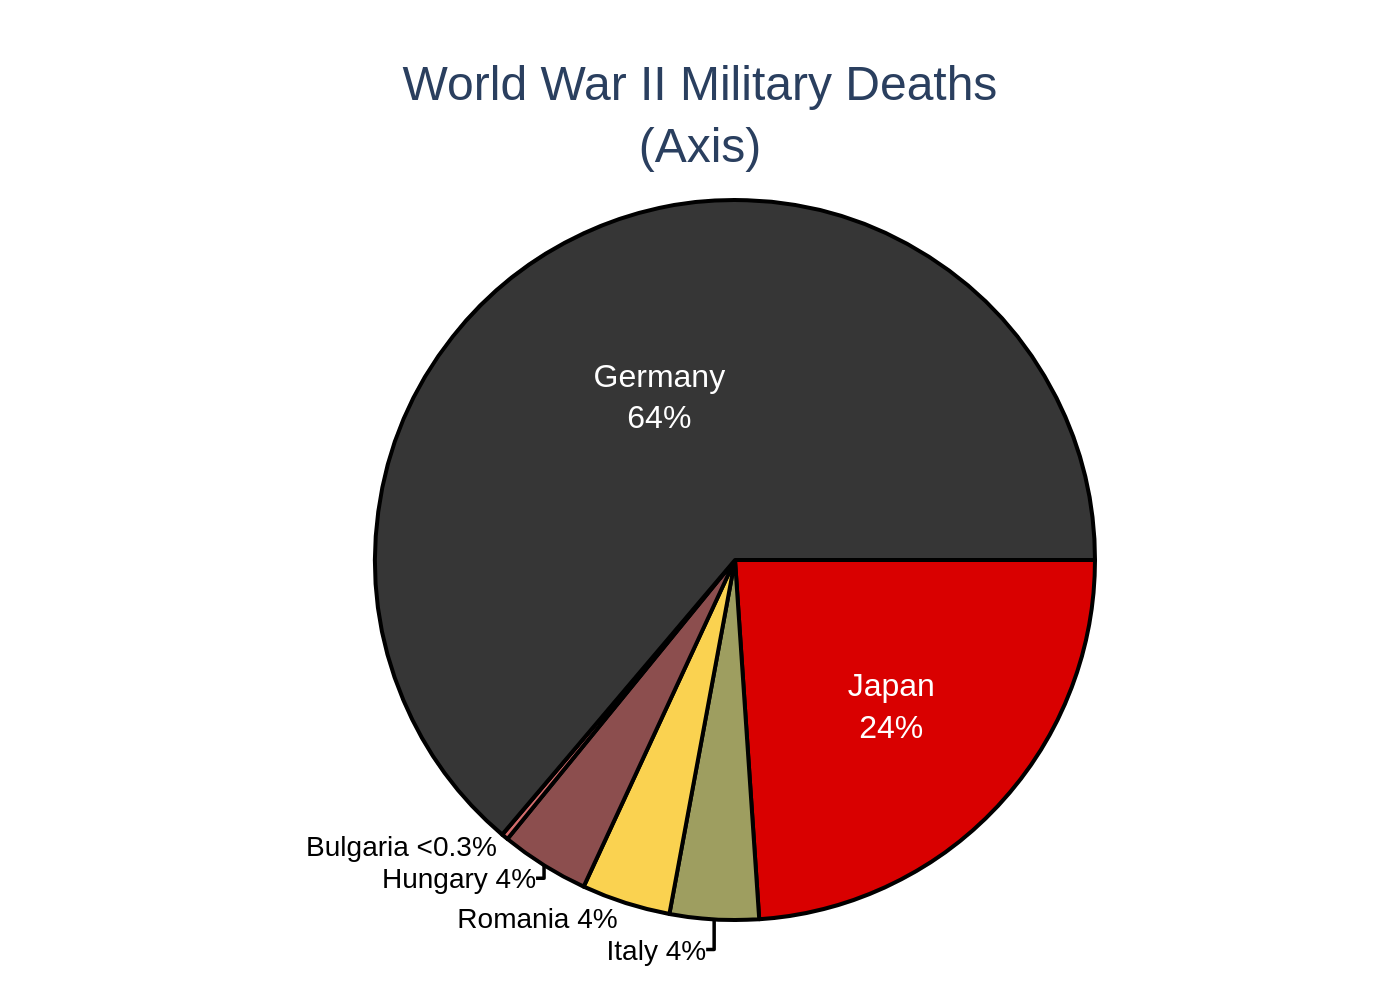

Source code (Python):
import sys
import json
import pathlib
import plotly.graph_objects as go

# Ensure a JSON file path is provided as a command-line argument
if len(sys.argv) != 2:
    print(f"Usage: python {pathlib.Path(__file__).name} <json_file_path>")
    sys.exit(1)

json_path = sys.argv[1]

# Read and parse the JSON data file
try:
    with open(json_path, 'r', encoding='utf-8') as f:
        config = json.load(f)
except FileNotFoundError:
    print(f"Error: JSON file not found at '{json_path}'")
    sys.exit(1)
except json.JSONDecodeError:
    print(f"Error: Could not decode JSON from '{json_path}'")
    sys.exit(1)

# Extract data, texts, and colors from the loaded JSON
chart_data = config.get('chart_data', [])
texts = config.get('texts', {})
colors = config.get('colors', [])

# Prepare data structures for Plotly
labels = [item.get('label', '') for item in chart_data]
values = [item.get('value', 0) for item in chart_data]
display_texts = [item.get('display_text', '') for item in chart_data]

# Define text positions based on the original chart's layout
text_positions = ['inside', 'outside', 'outside', 'outside', 'outside', 'inside']

# Create the pie chart figure
fig = go.Figure(data=[go.Pie(
    labels=labels,
    values=values,
    text=display_texts,
    textinfo='text',
    textposition=text_positions,
    insidetextfont=dict(color='white', size=16),
    outsidetextfont=dict(color='black', size=14),
    marker=dict(
        colors=colors,
        line=dict(color='black', width=2)
    ),
    hoverinfo='label+percent',
    sort=False,
    direction='clockwise',
    rotation=90
)])

# Update the figure's layout for a clean and accurate presentation
fig.update_layout(
    title_text=texts.get('title', ''),
    title_x=0.5,
    title_font=dict(size=24, family="Arial"),
    font=dict(family="Arial"),
    showlegend=False,
    paper_bgcolor='white',
    plot_bgcolor='white',
    margin=dict(t=100, b=40, l=40, r=40)
)

# Derive the output filename from the input JSON filename
output_filename = pathlib.Path(json_path).stem + ".png"

# Save the figure to a high-resolution PNG file
try:
    fig.write_image(output_filename, scale=2)
    print(f"Chart successfully saved as {output_filename}")
except Exception as e:
    print(f"Error saving image: {e}")
    sys.exit(1)
